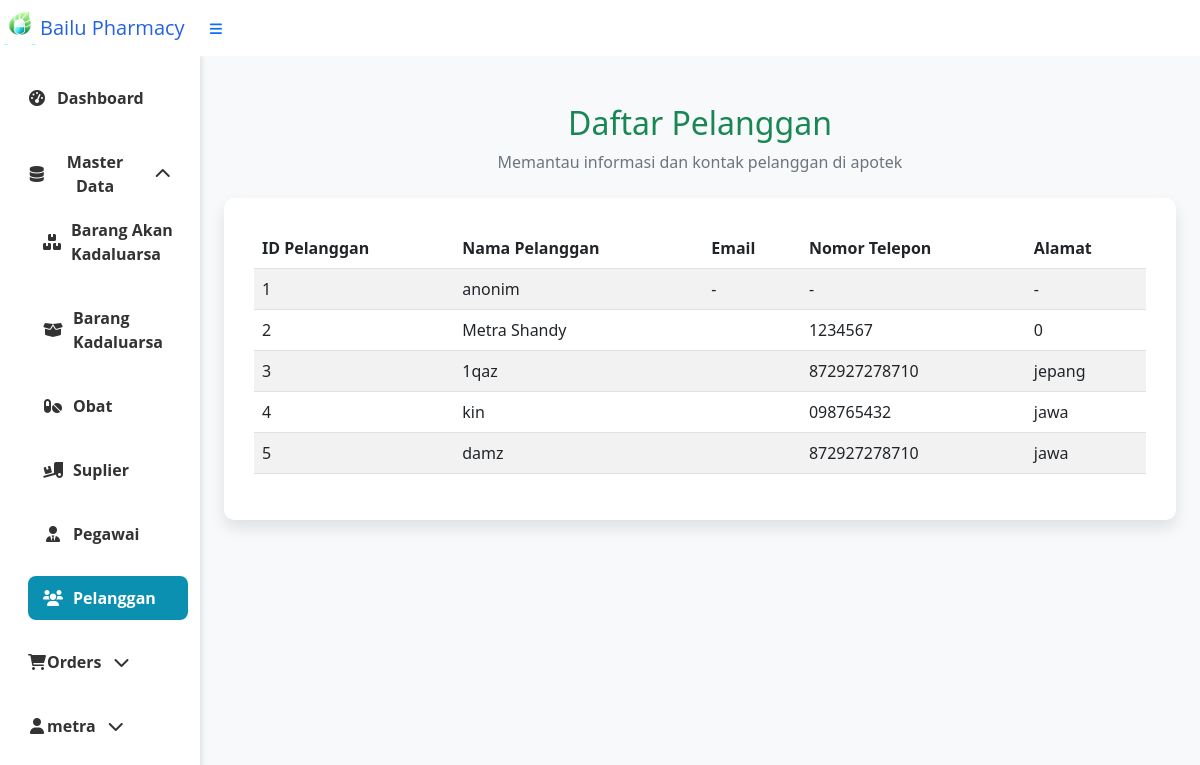
/index.php?page=pelanggan (signed in), run on an earlier commit of the app's database.
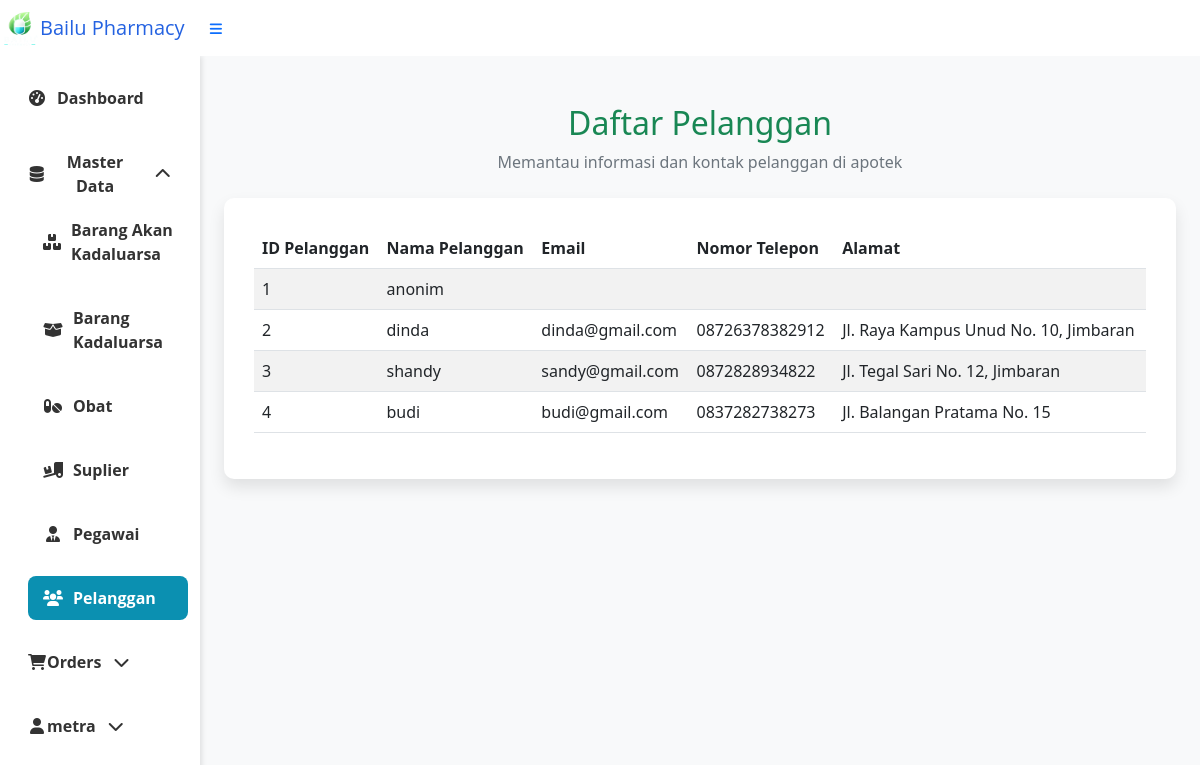
And on a later commit of the database.
### tables this page shows
CREATE TABLE `tb_pelanggan` (
  `Id_pelanggan` int(4) NOT NULL AUTO_INCREMENT,
  `username` varchar(15) NOT NULL,
  `email` varchar(30) NOT NULL,
  `no_tlp` varchar(15) NOT NULL,
  `alamat` varchar(255) NOT NULL,
  `password` varchar(255) NOT NULL,
  PRIMARY KEY (`Id_pelanggan`)
);

### pelanggan.php (the view, shortened to what this page needs)
<?php
$mysqli = new mysqli("localhost", "root", "", "apotek");
$query = "SELECT * FROM tb_pelanggan";
$result = $mysqli->query($query);
?>
<!DOCTYPE html>
<html lang="id">
<head>
    <link href="https://cdn.jsdelivr.net/npm/bootstrap@5.3.0/dist/css/bootstrap.min.css" rel="stylesheet">
</head>
<body>
    <div class="container my-5">
        <div class="mb-4 text-center">
            <h2 class="text-success">Daftar Pelanggan</h2>
            <p class="text-secondary">Memantau informasi dan kontak pelanggan di apotek</p>
        </div>
        <div class="table-wrapper">
            <table class="table table-striped table-hover">
                <thead class="table-header">
                    <tr>
                        <th scope="col">ID Pelanggan</th>
                        <th scope="col">Nama Pelanggan</th>
                        <th scope="col">Email</th>
                        <th scope="col">Nomor Telepon</th>
                        <th scope="col">Alamat</th>
                    </tr>
                </thead>
                <tbody>
                    <?php
                    if ($result->num_rows > 0) {
                        while ($row = $result->fetch_assoc()) {
                            echo "<tr>";
                            echo "<td>" . htmlspecialchars($row['Id_pelanggan']) . "</td>";
                            echo "<td>" . htmlspecialchars($row['username']) . "</td>";
                            echo "<td>" . htmlspecialchars($row['email']) . "</td>";
                            echo "<td>" . htmlspecialchars($row['no_tlp']) . "</td>";
                            echo "<td>" . htmlspecialchars($row['alamat']) . "</td>";
                            echo "</tr>";
                        }
                    } else {
                        echo "<tr><td colspan='5' class='no-data'>Tidak ada data yang ditemukan.</td></tr>";
                    }
                    ?>
                </tbody>
            </table>
        </div>
    </div>
</body>
</html>

What changed in the data, as far as the page shows it:
removed tb_pelanggan: Id_pelanggan "5", username "damz", no_tlp "872927278710", alamat "jawa"
changed tb_pelanggan "anonim": email "-" → (not shown); no_tlp "-" → (not shown); alamat "-" → (not shown)
changed tb_pelanggan id 2: username "Metra Shandy" → "dinda"; email (not shown) → "dinda@gmail.com"; no_tlp "1234567" → "08726378382912"; alamat "0" → "Jl. Raya Kampus Unud No. 10, Jimbaran"
changed tb_pelanggan id 3: username "1qaz" → "shandy"; email (not shown) → "sandy@gmail.com"; no_tlp "872927278710" → "0872828934822"; alamat "jepang" → "Jl. Tegal Sari No. 12, Jimbaran"
changed tb_pelanggan id 4: username "kin" → "budi"; email (not shown) → "budi@gmail.com"; no_tlp "098765432" → "0837282738273"; alamat "jawa" → "Jl. Balangan Pratama No. 15"
